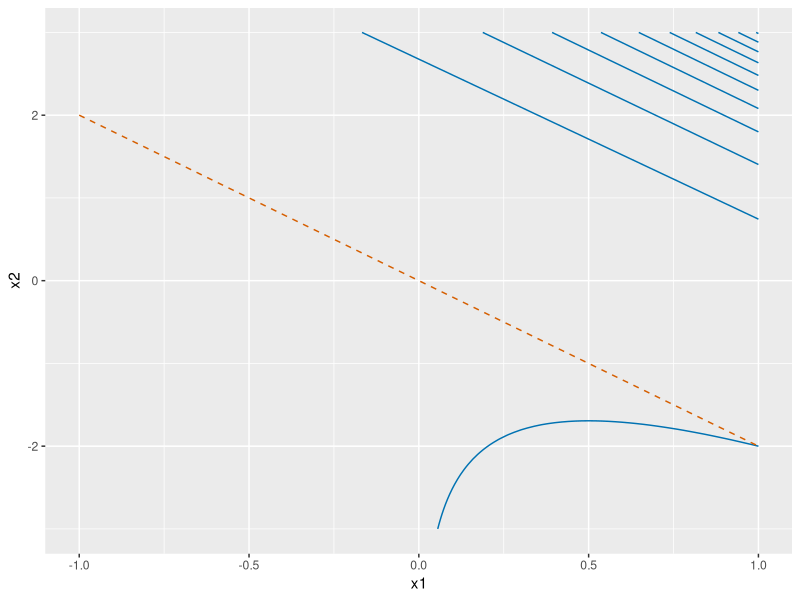

Source code (R):
## ---- chunk 1
#| label: convex-hessian-fig-r
#| fig-alt: >-
#|   Contour plot of f(x) = exp(2 x1 + x2) - x1 for x1 from -1 to 1 and x2
#|   from -3 to 3. The level curves are long parallel curves that run along
#|   the direction (1, -2), crowded together on the upper right and spread
#|   out on the lower left. A dashed vermilion line along that direction
#|   through the origin marks where f is linear.
#| fig-height: 4
#| fig-width: 5
ch_x1_ch <- seq(-1, 1, length.out = 101)
ch_x2_ch <- seq(-3, 3, length.out = 101)
ch_grid_ch <- tidyr::expand_grid(x1 = ch_x1_ch, x2 = ch_x2_ch)
ch_u_ch <- 2 * ch_grid_ch$x1 + ch_grid_ch$x2
ch_grid_ch$z <- exp(ch_u_ch) - ch_grid_ch$x1
ch_line_ch <- tibble::tibble(x1 = c(-1, 1), x2 = c(2, -2))
ggplot2::ggplot(ch_grid_ch, ggplot2::aes(x1, x2)) +
  ggplot2::geom_contour(ggplot2::aes(z = z), colour = "#0072B2", bins = 12) +
  ggplot2::geom_line(
    data = ch_line_ch, colour = "#D55E00", linetype = "dashed"
  ) +
  ggplot2::labs(x = "x1", y = "x2")
